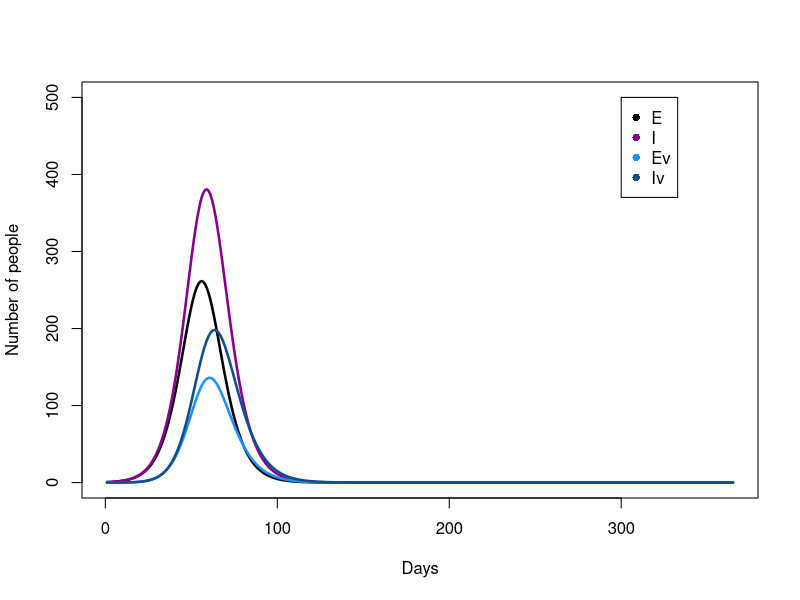

Here is the R script that generated this plot:
## ---- chunk 1
knitr::opts_chunk$set(echo = TRUE, warning = FALSE, message = FALSE)
## ---- chunk 2
# deSolve for solving model equations
# function used: 'ode()' 
# alternative functions: 'ode45()', 'lsoda()', 'lsode()'

# install to local R
if (! "deSolve" %in% installed.packages()){
  install.packages("deSolve")
}

# load into current environment
library(deSolve)
## ---- chunk 3
eqns <- function(t, y, parms) {
  
  # use the names given in y (for the variables) & parms (for the parameters)
   with( as.list(c(y, parms)), {
    
    # Define change in S
    dS <- - beta * S * (I + Iv) - v * S
    
    # Define change in E
    dE <- beta * S * (I + Iv) - sigma * E
    
    # Define change in I
    dI <- sigma * E - gamma * I
    
    # Define change in R
    dR <- gamma * I
    
    # Define change in Sv
    dSv <- v * S - beta * (1 - f) * Sv * (I + Iv)
    
    # Define change in Ev
    dEv <- beta * (1 - f) * Sv * (I + Iv) - sigma * Ev
    
    # Define change in Iv
    dIv <- sigma * Ev - gamma * Iv
    
    # Define change in Rv
    dRv <- gamma * Iv
    
    # Keep track of values at each time step
     return(list( c(dS, dE, dI, dR, dSv, dEv, dIv, dRv) ))
  })
}
## ---- chunk 4
# define parameters we know
N  <- 10000
R0 <- 2
infectious_period <- 3
latent_period     <- 2

# v = vaccination rate per day, f = vaccine protection against infection
v <- 0.01
f <- 0.4

# Use these to get model parameters
gamma <- 1/infectious_period
sigma <- 1/latent_period

# Note: R0 = beta N / gamma  <=>  beta = R0 * gamma / N

parameters <- c(beta = R0 * gamma / N, gamma = gamma, sigma = sigma, v = v, f = f)

# define starting values ('initial conditions') for S, E, I, R, Sv, Ev, Iv, Rv
ics <- c(S = N - 1, E = 0, I = 1, R = 0, Sv = 0, Ev = 0, Iv = 0, Rv = 0)

# define time-steps to consider
days <- 1:365
## ---- chunk 5
sim <- ode(y = ics, times = days, func = eqns, parms = parameters)
## ---- chunk 6
# Create initial plot: t vs S
plot( x = sim[, "time"], y = sim[, "E"],              # x & y variables to plot
      type = "l",                                     # type of plot (l = line) 
      col = "black", lwd = 2.5,                       # color & width of line
      ylim = c(0, 500),                               # set limits of y-axis 
      xlab = "Days", ylab = "Number of people")       # add x & y axis labels

# Add lines for t vs I and t vs R
lines(x = sim[, "time"], y = sim[, "I"],  col = "darkmagenta", lwd = 2.5)
lines(x = sim[, "time"], y = sim[, "Ev"], col = "dodgerblue1", lwd = 2.5)
lines(x = sim[, "time"], y = sim[, "Iv"], col = "dodgerblue4", lwd = 2.5)

# Add legend to plot
legend(x = 300, y = 500,                               # position (x,y) = top-left corner                
       legend = c("E", "I", "Ev", "Iv"),               # names to display for variables
       col = c("black", "darkmagenta", "dodgerblue1", "dodgerblue4"),   
       pch = 16,                                       # symbol to display (16 = circle)
       cex = 1)                                        # size of legend
